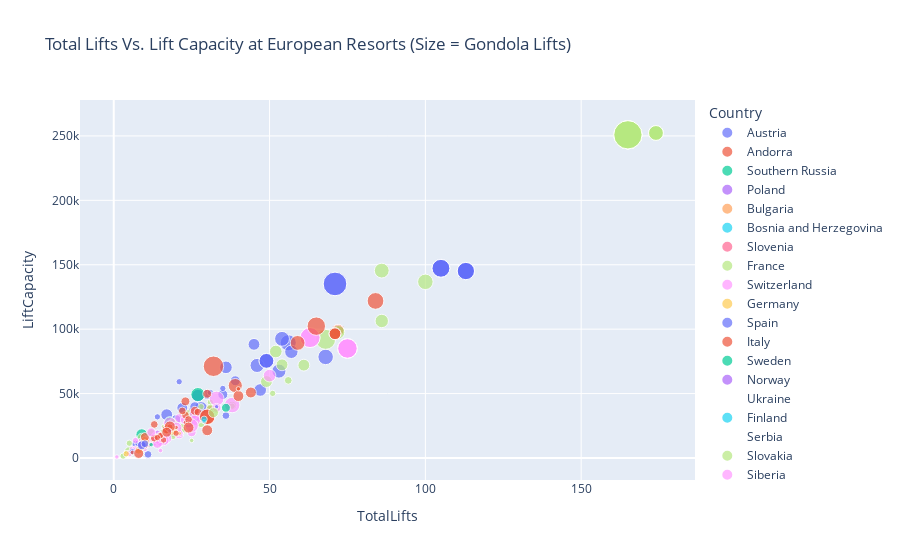

The notebook cell this image was saved under:
### Code cell
ski_resorts = pd.read_csv("European_Ski_Resorts.csv").drop("Unnamed: 0", axis=1)

lift_type_by_country = (
    ski_resorts
    .groupby("Country", as_index=False)
    .agg({"SurfaceLifts":"sum", "ChairLifts":"sum", "GondolaLifts":"sum", "TotalLifts":"sum"})
    .sort_values("TotalLifts", ascending=False)
    .iloc[:10]
)

# bubble chart
px.scatter(
    ski_resorts, 
    "TotalLifts", 
    "LiftCapacity", 
    color="Country", 
    size="GondolaLifts",
    title="Total Lifts Vs. Lift Capacity at European Resorts (Size = Gondola Lifts)"
)

### Figure 1 — Plotly figure (JSON) as saved in the notebook; plotly's stock layout.template omitted (floating-point values rounded to 4 significant figures)
{"data": [{"hovertemplate": "Country=Austria<br>TotalLifts=%{x}<br>LiftCapacity=%{y}<br>GondolaLifts=%{marker.size}<extra></extra>", "legendgroup": "Austria", "marker": {"color": "#636efa", "size": [11, 0, 3, 13, 5, 4, 0, 5, 2, 8, 1, 5, 2, 5, 6, 4, 3, 2, 2, 3, 4, 3, 1, 3, 2, 2, 3, 1, 2, 2, 0, 1, 0, 0, 1, 1, 1, 0, 0, 0, 0, 0, 0, 0, 0, 0, 3, 0, 3, 0, 0, 0, 0, 0, 11, 8, 1, 8, 1, 16, 16, 16, 7, 10, 1, 5, 2, 3, 7, 1, 9, 2, 28, 28, 12, 10, 11, 11, 15, 15, 15, 15, 4, 7, 1, 8, 5, 1, 4], "sizemode": "area", "sizeref": 0.1, "symbol": "circle"}, "mode": "markers", "name": "Austria", "orientation": "v", "showlegend": true, "type": "scatter", "x": [49, 2, 36, 56, 30, 28, 3, 39, 25, 27, 17, 20, 17, 24, 22, 13, 15, 12, 14, 14, 17, 17, 18, 10, 9, 19, 7, 19, 15, 13, 8, 15, 8, 6, 18, 8, 8, 6, 7, 4, 10, 15, 8, 9, 6, 12, 11, 9, 8, 13, 4, 6, 10, 9, 54, 28, 9, 47, 5, 105, 105, 105, 17, 46, 10, 35, 13, 11, 45, 12, 57, 31, 71, 71, 68, 53, 49, 49, 113, 113, 113, 113, 20, 26, 9, 36, 26, 4, 19], "xaxis": "x", "y": [75398, 1932, 32938, 89415, 49386, 31186, 3352, 59933, 37160, 48407, 17651, 29710, 26458, 27388, 38852, 12500, 18963, 14286, 31940, 18808, 22076, 18276, 22220, 11927, 15610, 18464, 10935, 18525, 17422, 12363, 6880, 15623, 7116, 7162, 18268, 6043, 9048, 6624, 6790, 3570, 10620, 10815, 6642, 10110, 3786, 7350, 2800, 10110, 11114, 12843, 4550, 6741, 5425, 14400, 92510, 38861, 13200, 52789, 4070, 147250, 147250, 147250, 33598, 71842, 13322, 49232, 15442, 16240, 88215, 17254, 82432, 50797, 135104, 135104, 78460, 67472, 75398, 75398, 145127, 145127, 145127, 145127, 21100, 32699, 10650, 70370, 39784, 2980, 25988], "yaxis": "y"}, {"hovertemplate": "Country=Andorra<br>TotalLifts=%{x}<br>LiftCapacity=%{y}<br>GondolaLifts=%{marker.size}<extra></extra>", "legendgroup": "Andorra", "marker": {"color": "#EF553B", "size": [7, 4, 7, 7, 1], "sizemode": "area", "sizeref": 0.1, "symbol": "circle"}, "mode": "markers", "name": "Andorra", "orientation": "v", "showlegend": true, "type": "scatter", "x": [72, 31, 72, 72, 15], "xaxis": "x", "y": [99017, 37400, 99017, 99017, 14240], "yaxis": "y"}, {"hovertemplate": "Country=Southern Russia<br>TotalLifts=%{x}<br>LiftCapacity=%{y}<br>GondolaLifts=%{marker.size}<extra></extra>", "legendgroup": "Southern Russia", "marker": {"color": "#00cc96", "size": [10, 0, 6, 7], "sizemode": "area", "sizeref": 0.1, "symbol": "circle"}, "mode": "markers", "name": "Southern Russia", "orientation": "v", "showlegend": true, "type": "scatter", "x": [27, 4, 18, 9], "xaxis": "x", "y": [49228, 15740, 27874, 18120], "yaxis": "y"}, {"hovertemplate": "Country=Poland<br>TotalLifts=%{x}<br>LiftCapacity=%{y}<br>GondolaLifts=%{marker.size}<extra></extra>", "legendgroup": "Poland", "marker": {"color": "#ab63fa", "size": [0, 1], "sizemode": "area", "sizeref": 0.1, "symbol": "circle"}, "mode": "markers", "name": "Poland", "orientation": "v", "showlegend": true, "type": "scatter", "x": [8, 16], "xaxis": "x", "y": [28020, 22500], "yaxis": "y"}, {"hovertemplate": "Country=Bulgaria<br>TotalLifts=%{x}<br>LiftCapacity=%{y}<br>GondolaLifts=%{marker.size}<extra></extra>", "legendgroup": "Bulgaria", "marker": {"color": "#FFA15A", "size": [2, 2, 0, 2], "sizemode": "area", "sizeref": 0.1, "symbol": "circle"}, "mode": "markers", "name": "Bulgaria", "orientation": "v", "showlegend": true, "type": "scatter", "x": [15, 14, 13, 17], "xaxis": "x", "y": [12450, 15800, 14266, 24233], "yaxis": "y"}, {"hovertemplate": "Country=Bosnia and Herzegovina<br>TotalLifts=%{x}<br>LiftCapacity=%{y}<br>GondolaLifts=%{marker.size}<extra></extra>", "legendgroup": "Bosnia and Herzegovina", "marker": {"color": "#19d3f3", "size": [1], "sizemode": "area", "sizeref": 0.1, "symbol": "circle"}, "mode": "markers", "name": "Bosnia and Herzegovina", "orientation": "v", "showlegend": true, "type": "scatter", "x": [11], "xaxis": "x", "y": [16230], "yaxis": "y"}, {"hovertemplate": "Country=Slovenia<br>TotalLifts=%{x}<br>LiftCapacity=%{y}<br>GondolaLifts=%{marker.size}<extra></extra>", "legendgroup": "Slovenia", "marker": {"color": "#FF6692", "size": [0, 1, 4, 0], "sizemode": "area", "sizeref": 0.1, "symbol": "circle"}, "mode": "markers", "name": "Slovenia", "orientation": "v", "showlegend": true, "type": "scatter", "x": [6, 22, 11, 20], "xaxis": "x", "y": [5720, 23436, 11670, 17774], "yaxis": "y"}, {"hovertemplate": "Country=France<br>TotalLifts=%{x}<br>LiftCapacity=%{y}<br>GondolaLifts=%{marker.size}<extra></extra>", "legendgroup": "France", "marker": {"color": "#B6E880", "size": [0, 0, 40, 40, 0, 9, 9, 2, 4, 3, 2, 3, 7, 3, 2, 3, 1, 3, 3, 1, 2, 1, 0, 1, 2, 2, 0, 1, 0, 0, 1, 1, 0, 0, 1, 5, 3, 0, 1, 0, 0, 0, 0, 0, 0, 5, 1, 0, 1, 2, 3, 0, 0, 0, 0, 0, 0, 8, 11, 40, 11, 11, 11, 40, 12, 20, 0, 1, 1, 4, 2, 0, 0, 2, 1, 40, 7, 4, 0, 0, 7, 40, 7], "sizemode": "area", "sizeref": 0.1, "symbol": "circle"}, "mode": "markers", "name": "France", "orientation": "v", "showlegend": true, "type": "scatter", "x": [8, 5, 165, 165, 72, 72, 86, 51, 38, 56, 31, 19, 49, 28, 28, 22, 24, 31, 30, 24, 38, 16, 29, 25, 33, 19, 12, 10, 10, 22, 13, 22, 16, 17, 24, 19, 16, 15, 20, 8, 33, 9, 28, 24, 21, 5, 22, 14, 13, 19, 12, 13, 14, 15, 18, 14, 13, 52, 86, 165, 174, 174, 174, 165, 100, 68, 11, 11, 4, 9, 12, 83, 11, 3, 40, 165, 54, 24, 20, 6, 61, 165, 71], "xaxis": "x", "y": [10025, 12610, 250860, 250860, 83807, 97624, 106362, 50145, 40680, 60248, 43300, 25030, 59346, 26600, 39824, 21807, 32232, 38733, 29605, 27646, 40231, 24398, 25940, 29842, 36904, 21320, 17155, 15800, 13615, 17948, 13290, 25195, 17452, 22791, 27378, 26734, 19859, 13486, 21787, 9228, 29480, 7380, 24745, 26205, 19380, 4820, 21245, 14462, 15965, 16750, 19660, 10432, 13320, 11130, 21515, 12290, 11865, 82641, 145461, 250860, 252280, 252280, 252280, 250860, 136733, 92097, 8213, 13038, 4150, 15756, 14860, 90852, 6808, 1460, 53669, 250860, 72334, 33972, 21020, 7100, 72066, 250860, 96433], "yaxis": "y"}, {"hovertemplate": "Country=Switzerland<br>TotalLifts=%{x}<br>LiftCapacity=%{y}<br>GondolaLifts=%{marker.size}<extra></extra>", "legendgroup": "Switzerland", "marker": {"color": "#FF97FF", "size": [1, 11, 0, 3, 12, 8, 6, 4, 3, 7, 1, 1, 4, 1, 2, 5, 4, 1, 1, 5, 1, 2, 3, 2, 6, 0, 0, 4, 3, 2, 2, 0, 1, 2, 0, 1, 2, 5, 0, 1, 3, 1, 20, 5, 1, 3, 1, 1, 5, 0, 2, 0, 8, 4, 19, 19, 19, 19, 6, 20, 9], "sizemode": "area", "sizeref": 0.1, "symbol": "circle"}, "mode": "markers", "name": "Switzerland", "orientation": "v", "showlegend": true, "type": "scatter", "x": [15, 33, 19, 14, 38, 18, 26, 21, 21, 20, 13, 13, 21, 13, 13, 15, 25, 15, 16, 17, 14, 6, 9, 17, 16, 13, 12, 15, 7, 11, 11, 14, 14, 7, 9, 6, 14, 14, 11, 15, 10, 5, 63, 23, 7, 13, 1, 10, 28, 1, 5, 1, 50, 33, 75, 75, 75, 75, 26, 63, 25], "xaxis": "x", "y": [5790, 46116, 20720, 18510, 41109, 26795, 34620, 18360, 19345, 23316, 14000, 18000, 30867, 10990, 13640, 16381, 19956, 10350, 12980, 15363, 12462, 6800, 12720, 20930, 13852, 10030, 12100, 12592, 6500, 12786, 14150, 10540, 16650, 13600, 7470, 4620, 13394, 11390, 3970, 13860, 10260, 2577, 93464, 29500, 6900, 15800, 800, 6640, 31220, 900, 3601, 600, 63936, 38905, 85022, 85022, 85022, 85022, 29250, 93464, 25160], "yaxis": "y"}, {"hovertemplate": "Country=Germany<br>TotalLifts=%{x}<br>LiftCapacity=%{y}<br>GondolaLifts=%{marker.size}<extra></extra>", "legendgroup": "Germany", "marker": {"color": "#FECB52", "size": [0, 4, 4, 2, 0, 0, 0, 0, 0, 0, 3, 0, 1, 0, 0, 0, 0, 0, 0, 0, 0, 0, 1, 0], "sizemode": "area", "sizeref": 0.1, "symbol": "circle"}, "mode": "markers", "name": "Germany", "orientation": "v", "showlegend": true, "type": "scatter", "x": [3, 10, 19, 4, 14, 10, 9, 3, 15, 9, 8, 3, 9, 6, 4, 6, 3, 4, 9, 6, 10, 4, 21, 4], "xaxis": "x", "y": [2800, 13150, 21090, 3250, 17624, 6266, 6950, 3710, 17477, 7420, 5990, 1980, 7384, 4324, 3300, 5140, 4000, 3350, 6762, 12388, 5850, 3229, 19100, 2880], "yaxis": "y"}, {"hovertemplate": "Country=Spain<br>TotalLifts=%{x}<br>LiftCapacity=%{y}<br>GondolaLifts=%{marker.size}<extra></extra>", "legendgroup": "Spain", "marker": {"color": "#636efa", "size": [1, 0, 0, 2, 0, 0, 2, 2], "sizemode": "area", "sizeref": 0.1, "symbol": "circle"}, "mode": "markers", "name": "Spain", "orientation": "v", "showlegend": true, "type": "scatter", "x": [33, 19, 25, 6, 16, 20, 35, 21], "xaxis": "x", "y": [39750, 20670, 19650, 4840, 13750, 29450, 53997, 59205], "yaxis": "y"}, {"hovertemplate": "Country=Italy<br>TotalLifts=%{x}<br>LiftCapacity=%{y}<br>GondolaLifts=%{marker.size}<extra></extra>", "legendgroup": "Italy", "marker": {"color": "#EF553B", "size": [11, 0, 1, 4, 3, 6, 0, 2, 4, 3, 3, 4, 10, 1, 6, 4, 2, 2, 0, 3, 2, 1, 2, 1, 2, 2, 3, 1, 0, 5, 4, 6, 17, 6, 1, 6, 2, 7, 3, 21, 14, 7, 12, 12], "sizemode": "area", "sizeref": 0.1, "symbol": "circle"}, "mode": "markers", "name": "Italy", "orientation": "v", "showlegend": true, "type": "scatter", "x": [59, 33, 23, 26, 23, 30, 30, 17, 23, 24, 27, 30, 39, 17, 24, 17, 16, 15, 5, 22, 20, 17, 18, 20, 10, 15, 13, 6, 15, 8, 10, 44, 65, 40, 40, 18, 14, 71, 13, 32, 84, 71, 30, 30], "xaxis": "x", "y": [89327, 26068, 27588, 36602, 33289, 21535, 35900, 24030, 43973, 29859, 35624, 49825, 56216, 20655, 23617, 22154, 13965, 17630, 3660, 36540, 19200, 24056, 23996, 23746, 9478, 17354, 15418, 4300, 12040, 3540, 16280, 50850, 102340, 48089, 53669, 24497, 15838, 96433, 26060, 71205, 121914, 96433, 31984, 31984], "yaxis": "y"}, {"hovertemplate": "Country=Sweden<br>TotalLifts=%{x}<br>LiftCapacity=%{y}<br>GondolaLifts=%{marker.size}<extra></extra>", "legendgroup": "Sweden", "marker": {"color": "#00cc96", "size": [4, 0, 0, 0, 0, 0], "sizemode": "area", "sizeref": 0.1, "symbol": "circle"}, "mode": "markers", "name": "Sweden", "orientation": "v", "showlegend": true, "type": "scatter", "x": [36, 53, 46, 19, 25, 17], "xaxis": "x", "y": [39000, 50505, 42636, 19250, 24760, 19270], "yaxis": "y"}, {"hovertemplate": "Country=Norway<br>TotalLifts=%{x}<br>LiftCapacity=%{y}<br>GondolaLifts=%{marker.size}<extra></extra>", "legendgroup": "Norway", "marker": {"color": "#ab63fa", "size": [0, 0, 3, 0, 0, 1, 0, 0, 0, 0], "sizemode": "area", "sizeref": 0.1, "symbol": "circle"}, "mode": "markers", "name": "Norway", "orientation": "v", "showlegend": true, "type": "scatter", "x": [36, 1, 9, 8, 16, 18, 11, 24, 1, 21], "xaxis": "x", "y": [36182, 0, 10279, 7600, 17952, 21060, 11900, 14225, 1200, 22921], "yaxis": "y"}, {"hovertemplate": "Country=Ukraine<br>TotalLifts=%{x}<br>LiftCapacity=%{y}<br>GondolaLifts=%{marker.size}<extra></extra>", "legendgroup": "Ukraine", "marker": {"color": "#FFA15A", "size": [0], "sizemode": "area", "sizeref": 0.1, "symbol": "circle"}, "mode": "markers", "name": "Ukraine", "orientation": "v", "showlegend": true, "type": "scatter", "x": [18], "xaxis": "x", "y": [33839], "yaxis": "y"}, {"hovertemplate": "Country=Finland<br>TotalLifts=%{x}<br>LiftCapacity=%{y}<br>GondolaLifts=%{marker.size}<extra></extra>", "legendgroup": "Finland", "marker": {"color": "#19d3f3", "size": [1, 2, 0], "sizemode": "area", "sizeref": 0.1, "symbol": "circle"}, "mode": "markers", "name": "Finland", "orientation": "v", "showlegend": true, "type": "scatter", "x": [29, 29, 22], "xaxis": "x", "y": [28284, 30110, 22915], "yaxis": "y"}, {"hovertemplate": "Country=Serbia<br>TotalLifts=%{x}<br>LiftCapacity=%{y}<br>GondolaLifts=%{marker.size}<extra></extra>", "legendgroup": "Serbia", "marker": {"color": "#FF6692", "size": [0], "sizemode": "area", "sizeref": 0.1, "symbol": "circle"}, "mode": "markers", "name": "Serbia", "orientation": "v", "showlegend": true, "type": "scatter", "x": [27], "xaxis": "x", "y": [35052], "yaxis": "y"}, {"hovertemplate": "Country=Slovakia<br>TotalLifts=%{x}<br>LiftCapacity=%{y}<br>GondolaLifts=%{marker.size}<extra></extra>", "legendgroup": "Slovakia", "marker": {"color": "#B6E880", "size": [5, 1, 0, 2, 0], "sizemode": "area", "sizeref": 0.1, "symbol": "circle"}, "mode": "markers", "name": "Slovakia", "orientation": "v", "showlegend": true, "type": "scatter", "x": [32, 25, 8, 5, 4], "xaxis": "x", "y": [35225, 13620, 7700, 11480, 12480], "yaxis": "y"}, {"hovertemplate": "Country=Siberia<br>TotalLifts=%{x}<br>LiftCapacity=%{y}<br>GondolaLifts=%{marker.size}<extra></extra>", "legendgroup": "Siberia", "marker": {"color": "#FF97FF", "size": [4], "sizemode": "area", "sizeref": 0.1, "symbol": "circle"}, "mode": "markers", "name": "Siberia", "orientation": "v", "showlegend": true, "type": "scatter", "x": [12], "xaxis": "x", "y": [19919], "yaxis": "y"}, {"hovertemplate": "Country=Czech Republic<br>TotalLifts=%{x}<br>LiftCapacity=%{y}<br>GondolaLifts=%{marker.size}<extra></extra>", "legendgroup": "Czech Republic", "marker": {"color": "#FECB52", "size": [0, 0], "sizemode": "area", "sizeref": 0.1, "symbol": "circle"}, "mode": "markers", "name": "Czech Republic", "orientation": "v", "showlegend": true, "type": "scatter", "x": [23, 12], "xaxis": "x", "y": [21638, 7390], "yaxis": "y"}, {"hovertemplate": "Country=Romania<br>TotalLifts=%{x}<br>LiftCapacity=%{y}<br>GondolaLifts=%{marker.size}<extra></extra>", "legendgroup": "Romania", "marker": {"color": "#636efa", "size": [4, 3], "sizemode": "area", "sizeref": 0.1, "symbol": "circle"}, "mode": "markers", "name": "Romania", "orientation": "v", "showlegend": true, "type": "scatter", "x": [9, 10], "xaxis": "x", "y": [9864, 11038], "yaxis": "y"}, {"hovertemplate": "Country=Greece<br>TotalLifts=%{x}<br>LiftCapacity=%{y}<br>GondolaLifts=%{marker.size}<extra></extra>", "legendgroup": "Greece", "marker": {"color": "#EF553B", "size": [5], "sizemode": "area", "sizeref": 0.1, "symbol": "circle"}, "mode": "markers", "name": "Greece", "orientation": "v", "showlegend": true, "type": "scatter", "x": [17], "xaxis": "x", "y": [20052], "yaxis": "y"}, {"hovertemplate": "Country=United Kingdom<br>TotalLifts=%{x}<br>LiftCapacity=%{y}<br>GondolaLifts=%{marker.size}<extra></extra>", "legendgroup": "United Kingdom", "marker": {"color": "#00cc96", "size": [0, 0, 0, 1], "sizemode": "area", "sizeref": 0.1, "symbol": "circle"}, "mode": "markers", "name": "United Kingdom", "orientation": "v", "showlegend": true, "type": "scatter", "x": [21, 8, 13, 12], "xaxis": "x", "y": [16255, 5800, 9750, 10350], "yaxis": "y"}, {"hovertemplate": "Country=Liechtenstein<br>TotalLifts=%{x}<br>LiftCapacity=%{y}<br>GondolaLifts=%{marker.size}<extra></extra>", "legendgroup": "Liechtenstein", "marker": {"color": "#ab63fa", "size": [0], "sizemode": "area", "sizeref": 0.1, "symbol": "circle"}, "mode": "markers", "name": "Liechtenstein", "orientation": "v", "showlegend": true, "type": "scatter", "x": [9], "xaxis": "x", "y": [8800], "yaxis": "y"}, {"hovertemplate": "Country=Lithuania<br>TotalLifts=%{x}<br>LiftCapacity=%{y}<br>GondolaLifts=%{marker.size}<extra></extra>", "legendgroup": "Lithuania", "marker": {"color": "#FFA15A", "size": [0], "sizemode": "area", "sizeref": 0.1, "symbol": "circle"}, "mode": "markers", "name": "Lithuania", "orientation": "v", "showlegend": true, "type": "scatter", "x": [5], "xaxis": "x", "y": [2800], "yaxis": "y"}, {"hovertemplate": "Country=Denmark<br>TotalLifts=%{x}<br>LiftCapacity=%{y}<br>GondolaLifts=%{marker.size}<extra></extra>", "legendgroup": "Denmark", "marker": {"color": "#19d3f3", "size": [0, 0, 0, 0, 0, 0, 0, 0], "sizemode": "area", "sizeref": 0.1, "symbol": "circle"}, "mode": "markers", "name": "Denmark", "orientation": "v", "showlegend": true, "type": "scatter", "x": [0, 0, 0, 0, 0, 0, 0, 0], "xaxis": "x", "y": [0, 0, 0, 0, 0, 1220, 600, 1600], "yaxis": "y"}, {"hovertemplate": "Country=Netherlands<br>TotalLifts=%{x}<br>LiftCapacity=%{y}<br>GondolaLifts=%{marker.size}<extra></extra>", "legendgroup": "Netherlands", "marker": {"color": "#FF6692", "size": [0], "sizemode": "area", "sizeref": 0.1, "symbol": "circle"}, "mode": "markers", "name": "Netherlands", "orientation": "v", "showlegend": true, "type": "scatter", "x": [19], "xaxis": "x", "y": [5231], "yaxis": "y"}], "layout": {"legend": {"itemsizing": "constant", "title": {"text": "Country"}, "tracegroupgap": 0}, "title": {"text": "Total Lifts Vs. Lift Capacity at European Resorts (Size = Gondola Lifts)"}, "xaxis": {"anchor": "y", "domain": [0, 1], "title": {"text": "TotalLifts"}}, "yaxis": {"anchor": "x", "domain": [0, 1], "title": {"text": "LiftCapacity"}}}}
